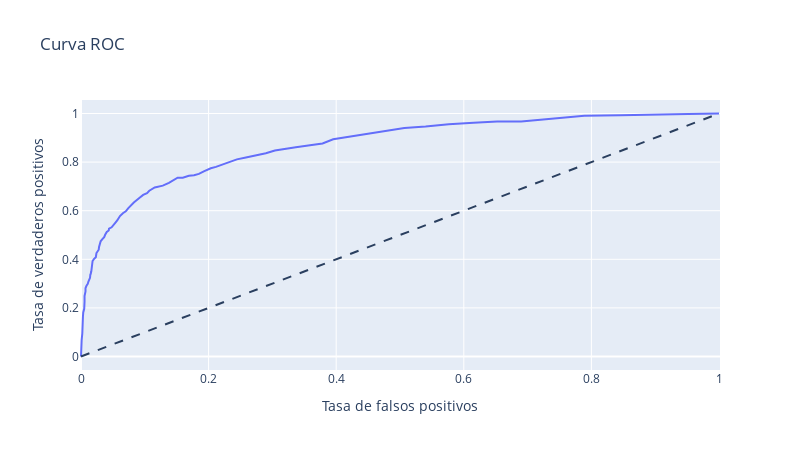

The notebook cell saved with this chart:
### Markdown cell above
### Grafico de ROC para nuestro modelo final

### Code cell
#Utilizamos la funcion roc_curve que nos dará las tasas de verdaderos y falsos positivos
fpr, tpr, thresholds = roc_curve(target_valid, probabilities_one_valid)  

#Creamos un df con los datos para graficar
roc_data = {"FPR": fpr, "TPR": tpr}
df_roc = pd.DataFrame(roc_data)

# Trazar la curva ROC con Plotly Express
fig = px.line(
    df_roc,
    x="FPR",
    y="TPR",
    labels={"FPR": "Tasa de falsos positivos", "TPR": "Tasa de verdaderos positivos"},
    title="Curva ROC",
)

# Agregar una línea diagonal que representa el modelo aleatorio
fig.add_shape(type="line", line=dict(dash="dash"), x0=0, x1=1, y0=0, y1=1)
fig.update_layout(
    width=800,  
    height=450
)
# Mostrar la figura
fig.show()

### Figure 1 — Plotly figure (JSON) as saved in the notebook; plotly's stock layout.template omitted (floating-point values rounded to 4 significant figures)
{"data": [{"hovertemplate": "Tasa de falsos positivos=%{x}<br>Tasa de verdaderos positivos=%{y}<extra></extra>", "legendgroup": "", "line": {"color": "#636efa", "dash": "solid"}, "marker": {"symbol": "circle"}, "mode": "lines", "name": "", "orientation": "v", "showlegend": false, "type": "scatter", "x": [0, 0, 0, 0.0005048, 0.0005048, 0.0005048, 0.00101, 0.00101, 0.00101, 0.002019, 0.002019, 0.002019, 0.002019, 0.002524, 0.002524, 0.003029, 0.003534, 0.005048, 0.005553, 0.005553, 0.005553, 0.007067, 0.007067, 0.008582, 0.0106, 0.01161, 0.01413, 0.01464, 0.01514, 0.01615, 0.01666, 0.01817, 0.01817, 0.02019, 0.02322, 0.02423, 0.02625, 0.02776, 0.02827, 0.02928, 0.03079, 0.03382, 0.03635, 0.03786, 0.04038, 0.04341, 0.04392, 0.04796, 0.05098, 0.05401, 0.05704, 0.06108, 0.06562, 0.07017, 0.0742, 0.07824, 0.08279, 0.09187, 0.09743, 0.1035, 0.107, 0.1156, 0.1232, 0.1282, 0.1378, 0.1444, 0.1514, 0.1595, 0.1691, 0.1772, 0.1848, 0.1933, 0.2034, 0.2115, 0.2216, 0.2302, 0.2443, 0.2585, 0.2761, 0.2898, 0.3039, 0.32, 0.3367, 0.3589, 0.3786, 0.3953, 0.4144, 0.4407, 0.473, 0.5068, 0.5401, 0.5765, 0.6153, 0.6522, 0.6901, 0.7375, 0.789, 0.8455, 0.894, 0.9515, 1], "xaxis": "x", "y": [0, 0.001927, 0.007707, 0.009634, 0.01156, 0.01927, 0.03661, 0.0501, 0.06744, 0.09441, 0.1137, 0.1195, 0.1272, 0.1387, 0.1522, 0.1638, 0.1811, 0.1965, 0.2254, 0.2408, 0.2486, 0.2678, 0.2813, 0.2909, 0.2987, 0.3083, 0.3237, 0.3372, 0.3391, 0.3507, 0.368, 0.3796, 0.3931, 0.4008, 0.4085, 0.4258, 0.4355, 0.4393, 0.4509, 0.4586, 0.474, 0.4836, 0.4913, 0.501, 0.5125, 0.5183, 0.526, 0.5318, 0.5434, 0.5511, 0.5607, 0.578, 0.5896, 0.5973, 0.6108, 0.6224, 0.6339, 0.6532, 0.6647, 0.6724, 0.6821, 0.6956, 0.6994, 0.7033, 0.7148, 0.7264, 0.736, 0.736, 0.7437, 0.7457, 0.7514, 0.763, 0.7746, 0.7803, 0.79, 0.7977, 0.8112, 0.8189, 0.8285, 0.8362, 0.8478, 0.8555, 0.8613, 0.869, 0.8767, 0.894, 0.9017, 0.9133, 0.9249, 0.9403, 0.9461, 0.9557, 0.9615, 0.9672, 0.9672, 0.9769, 0.9904, 0.9923, 0.9961, 0.9981, 1], "yaxis": "y"}], "layout": {"height": 450, "legend": {"tracegroupgap": 0}, "shapes": [{"line": {"dash": "dash"}, "type": "line", "x0": 0, "x1": 1, "y0": 0, "y1": 1}], "title": {"text": "Curva ROC"}, "width": 800, "xaxis": {"anchor": "y", "domain": [0, 1], "title": {"text": "Tasa de falsos positivos"}}, "yaxis": {"anchor": "x", "domain": [0, 1], "title": {"text": "Tasa de verdaderos positivos"}}}}
